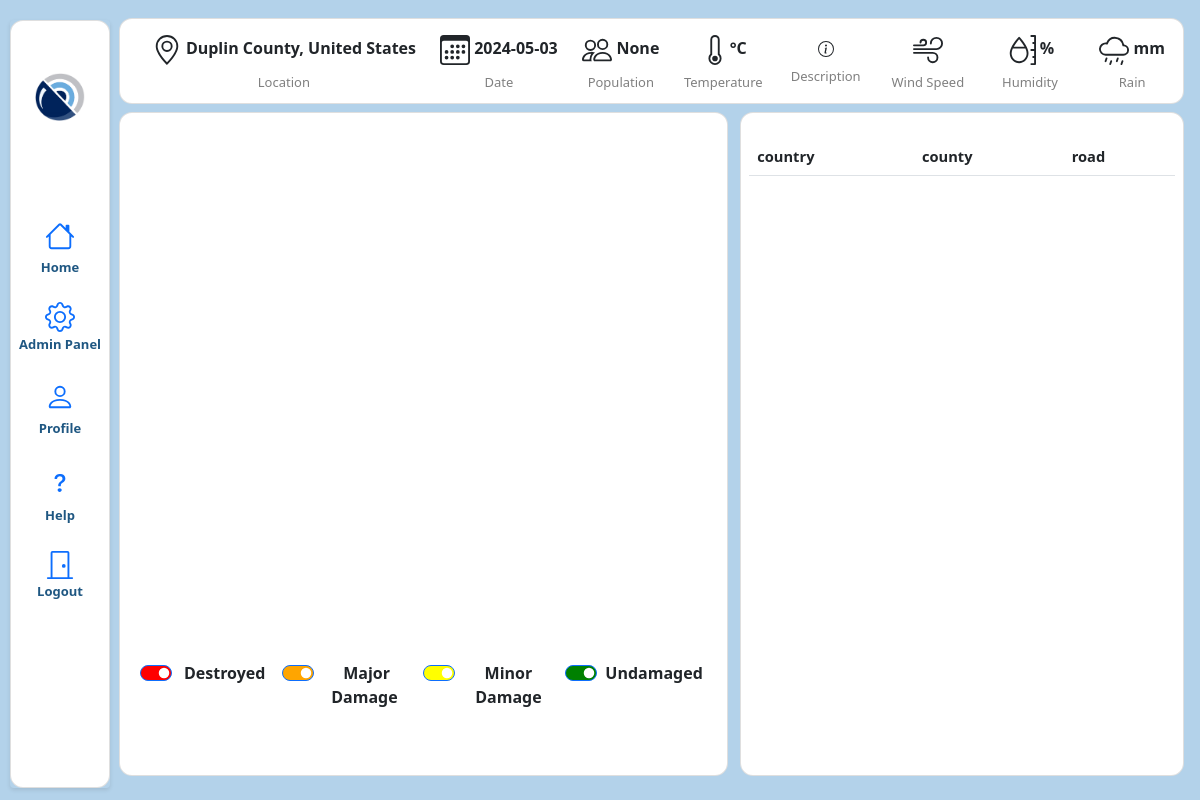
/map/2/ (signed in), run on the app's committed database.
### app/models.py (models this page shows, shortened)
class InferenceModel(models.Model):
    user = models.ForeignKey(CustomUser, on_delete=models.CASCADE)
    disaster_date = models.DateField(null=False)
    disaster_city = models.CharField(max_length=100, null=False)
    disaster_state = models.CharField(max_length=100, null=False)
    disaster_country = models.CharField(max_length=100, null=False)
    disaster_type = models.CharField(max_length=50, null=False)
    disaster_description = models.TextField(max_length=300, null=False)
    disaster_comments = models.TextField(max_length=300, null=False)
    tif_middle_latitude = models.FloatField(null=False)
    tif_middle_longitude = models.FloatField(null=False)
    pre_tif_path = models.CharField(max_length=300, null=False)
    post_tif_path = models.CharField(max_length=300, null=False)
    results = models.JSONField(default=dict, null=False)
    created_at = models.DateTimeField(auto_now_add=True)
    updated_at = models.DateTimeField(auto_now=True)

### app/views.py (the view)
# urls.py: path('map/<int:inference_id>/', views.map_with_id, name="map_with_id"),
@login_required(login_url="login/")
def map_with_id(request, inference_id):
    inference_model = InferenceModel.objects.filter(user=request.user, id=inference_id).last()
    if not inference_model:
        return HttpResponse("Inference model not found", status=404)
    else:
        results = json.loads(inference_model.results)
        classes = ["green", "yellow", "orange", "red"]
        classes_count = [len(results[cls]) for cls in classes]
        print(f"Classes count: {classes_count}")
        address_components = None
        if sum(classes_count) > 0:
            address_components = [
                results[color][0]["address"].keys()
                for color in results.keys()
                if len(results[color]) > 0][0]
            address_components=list(address_components)
        print(f"address cmponents: {address_components}")
        weather = request.session.get('weather')
        population = request.session.get('population')
        return render(request, 'app/map.html', {"context":{
            'disaster_date': inference_model.disaster_date.strftime('%Y-%m-%d') if inference_model and inference_model.disaster_date else None,
            'disaster_city': inference_model.disaster_city if inference_model else None,
            'disaster_state': inference_model.disaster_state if inference_model else None,
            'disaster_country': inference_model.disaster_country if inference_model else None,
            'disaster_type': inference_model.disaster_type if inference_model else None,
            'disaster_description': inference_model.disaster_description if inference_model else None,
            'tif_middle_latitude': inference_model.tif_middle_latitude if inference_model else None,
            'tif_middle_longitude': inference_model.tif_middle_longitude if inference_model else None,
            'results': json.loads(inference_model.results) if inference_model else None,
            "address_components": address_components,
            'weather': weather,
            'population': population,
        }})

### app/templates/app/map.html (shortened to what this page needs)
{% extends 'index.html' %}
{% load static %}
{% block body %}
<link href="{% static '/styles/map.css' %}" rel="stylesheet" />
<link href="{% static '/styles/dashboard.css' %}" rel="stylesheet" />
<link rel="stylesheet" href="https://unpkg.com/leaflet/dist/leaflet.css" />
<div id="map-page" class="container-fluid">
    <div class="row main-row">
        {% include 'app/navbar2.html' %}
        <div class="col-md-11 mt-1" style='margin-left:9%'>
            <div class="container-fluid ps-0 pe-0">
                <div class="row">
                    <div class='card w-100'>
                        <div class='row mb-1'>
                                <div id="cityinfo" class="col-12 rounded" >
                                        <div class="row ms-2 text-center ">
                                            <div class="col mt-3 " >
                                                <div style="white-space: nowrap;">
                                                    {% if context.disaster_city %}
                                                    {{ context.disaster_city }},
                                                    {% else %}
                                                    {{ context.disaster_state }},
                                                    {% endif %}
                                                    {{ context.disaster_country }}</div>
                                                 <h5 class='titleFooter'> Location<h5>
                                            </div>
                                            <div class="col mt-3 " >
                                                <div style="white-space: nowrap;">
                                                {{ context.disaster_date }}</div>
                                                <h5 class='titleFooter'> Date<h5>
                                            </div>
                                            <div class="col mt-3 " >
                                                <div style="white-space: nowrap;">
                                                    {% if context.population != -1 %}
                                                        {{ context.population }}
                                                    {% endif %} </div>
                                                <h5 class='titleFooter'> Population<h5>
                                            </div>
                                            <div class="col mt-3 " >
                                                <div style="white-space: nowrap;">
                                                {{context.weather.temperature}}°C</div>
                                                <h5 class='titleFooter'>Temperature<h5>
                                            </div>
                                            <div class="col mt-3 " >
                                                <div style="white-space: nowrap;">
                                                       {{context.weather.description}}</div>
                                                <h5 class='titleFooter'>Description<h5>
                                            </div>
                                            <div class="col mt-3 " >
                                                <div style="white-space: nowrap;">
                                                 {{context.weather.wind}}</div>
                                                <h5 class='titleFooter'>Wind Speed<h5>
                                            </div>
                                            <div class="col mt-3 " >
                                                <div style="white-space: nowrap;">
                                                    {{context.weather.humidity}}%
                                                </div>
                                                <h5 class='titleFooter'>Humidity<h5>
                                            </div>
                                            <div class="col mt-3 " >
                                                <div style="white-space: nowrap;">
                                                {{context.weather.rain}} mm</div>
                                                <h5 class='titleFooter'>Rain<h5>
                                            </div>
                                        </div>
                                </div>
                            </div>
                    </div>
                    <div class="col-md-7 ps-0 mt-2">
                        <div class="card "style="height: 83vh">
                            <div class="card-body">
                                <div id="map-container" >
                                    <div id="map" ></div>
                                </div>
                                <div id="toggler" class="mt-3 px-3 py-1 text-center" style="font-size: medium;">
                                    <div class="row">
                                        <div class="col-3 form-check form-switch">
                                            <input type="checkbox" id="redToggle" checked onclick="toggle('red')" class="form-check-input" style='background-color:red'>
                                            <label for="redToggle" class="form-check-label">Destroyed</label>
                                        </div>
                                        <div class="col-3 form-check form-switch">
                                            <input type="checkbox" id="orangeToggle" checked onclick="toggle('orange')" class="form-check-input" style='background-color:orange'>
                                            <label for="orangeToggle" class="form-check-label">Major Damage <label>
                                        </div>
                                        <div class="col-3 form-check form-switch">
                                            <input type="checkbox" id="yellowToggle" checked onclick="toggle('yellow')" class="form-check-input" style='background-color:yellow'>
                                            <label for="yellowToggle" class="form-check-label">Minor Damage </label>
                                        </div>
                                        <div class="col-3 form-check form-switch">
                                            <input type="checkbox" id="greenToggle" checked onclick="toggle('green')" class="form-check-input" style='background-color:green'>
                                            <label for="greenToggle" class="form-check-label">Undamaged </label>
                                        </div>
                                    </div>
                                </div>
                            </div>
                        </div>
                    </div>
                    <div class="col-md-5 px-0 mt-2 ">
                        <div class='card p-2' style="height: 83vh; overflow-y: auto; overflow-x: auto;">
                            <div id="table" class="my-3 ">
                                <div class="table-responsive">
                                    <table class="table table-striped">
                                        <thead>
                                            <tr>
                                                {% for component in context.address_components %}
                                                <th>{{ component }}</th>
                                                {% endfor %}
                                            </tr>
                                        </thead>
                                    </table>
                                </div>
                            </div>
                        </div>
                    </div>
                </div>
    </div>
</div>
{% endblock body %}

### static/styles/main.css (style rules this page uses)
:root { --black: #000000; --gray-600: #afb6c4; --zinc-400: #B9B9B9; --neutral-300: #D3D3D3; --neutral-200: #E3E3E3; --zinc-100: #F4F4F4; --red-500: #FF3333; --white: #FFFFFF; --lovely-blue-lighter:#b3d2ea; --lovely-blue:#6AACDE; --lovely-blue-deeper:#1f5782; --light-black: #1b1c1d; --green: #6ab04c; --yellow: #f9ca24; --orange: #f0932b; --red: #eb4d4b ; }
body { padding: 0; margin: 0; }
.main-row { background-color: var(--lovely-blue-lighter); height:100vh; padding:1.2%; padding-right:2%; }
.card { border-radius: 13px !important; }

### static/styles/map.css (style rules this page uses)
#map { min-height: 512px; width: 100%; }

### static/styles/dashboard.css (style rules this page uses)
.mt-3, .mt-2 { font-size: medium; font-weight:600; }
.titleFooter { font-size: small; color:gray; margin-top: 10px; }
.table { font-size: 11pt; }
.form-check-label { overflow-wrap: break-word !important; }

### data on the page
InferenceModel: disaster_state "Duplin County", disaster_country "United States"

### other printed values
{{ context.disaster_date }} "2024-05-03"
{{ context.population }} "None"
{{ component }} "country" "county" "road"
